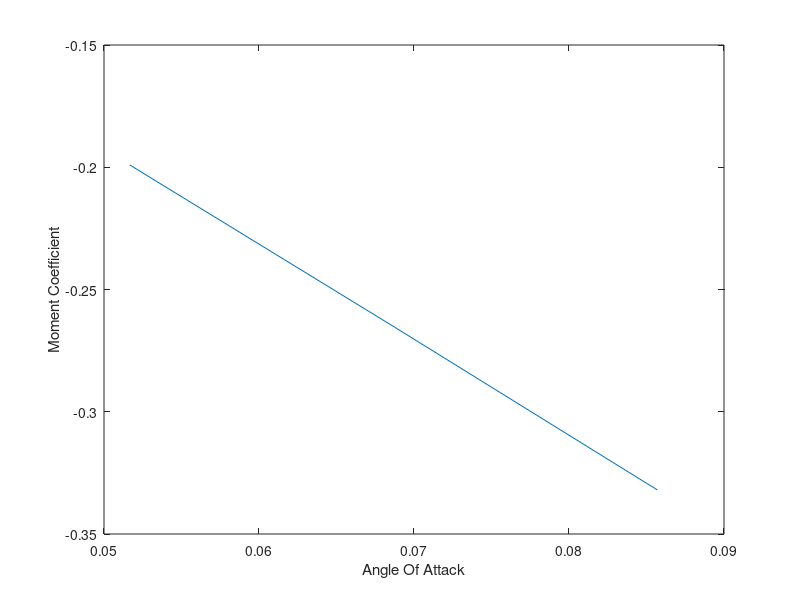
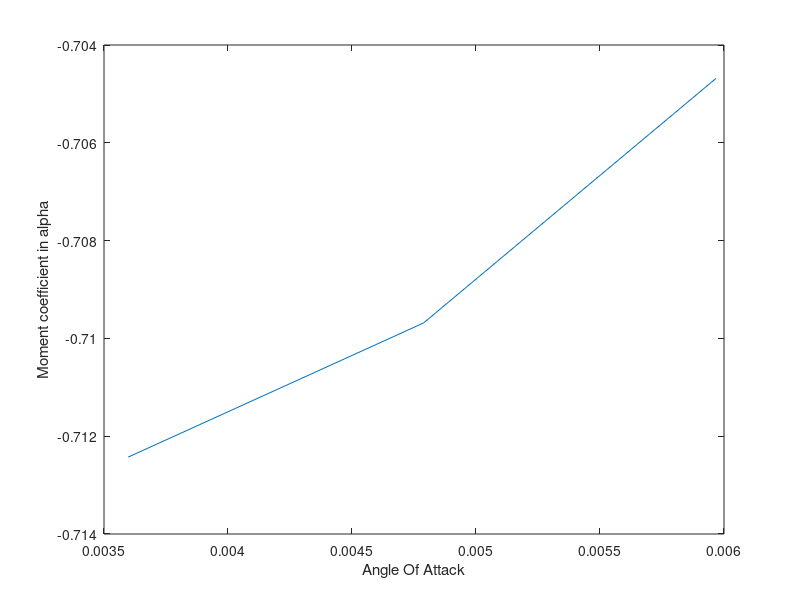

The MATLAB script that drew these images, in order:
%%%%%%%%%%%%%%%%%%%%%%%%%%%%%%%%%%%%%%%%%%%%%%%%%%%%%%%%%%%%%%%%%%%%%%%%%%%%%%%%%%%%%%%%%%
% UCLA Aerospace Engineering: Senior Design
% Stability and Control Cm_alpha Calcs
% Developed by Quang, February 2017
%%%%%%%%%%%%%%%%%%%%%%%%%%%%%%%%%%%%%%%%%%%%%%%%%%%%%%%%%%%%%%%%%%%%%%%%%%%%%%%%%%%%%%%%%%
close all; clear all; clc;

%% Febraury 11 : Updates, Prescott
% Added all values from initial CG estimates, given values in appendix B. 
% Assumed M = 0.8. 
% Made many assumptions stated in comments. 
% Initial values all look good with negative CM_cg slope and 17% stability
% margin. 

%% Calculations
%Define the constants
a_cruise        = 573.4;                    %good: Speed of sound at cruise alt. Nmi/hr                      %3D Lift slope of tail (equal to CL_alpha_w)
alpha_w_deg     = [2.96 3.94 4.91];         %vary: angle of attack of wing in degree
alpha_w         = alpha_w_deg.*pi/180;      %vary: angle of attack of wing
alpha_t         = alpha_w;                  %vary: angle of attack of tail
tau             = 0;                        %vary: correction of coefficient
k1_f            = .0591;                    %good: initial fineness ration of fuselage
k2_f            = .8943;                    %good: final fineness ratio of fuselage
k1_n            = .0985;                    %redo: initial fineness ration of nacelle
k2_n            = .8354;                    %redo: final fineness ratio of nacelle
CL_w            = [0.3 0.4 0.5];            %vary: Assume CL_0 to be small. 
CL_t            = [0.3 0.4 0.5];            %vary: Lift coefficient of tail
a_w             = CL_w./alpha_w;
a_t             = a_w;
x_cp            = 45;                       %good: 
CM_ac           = 0;                        %vary: Moment coefficient of aerodynamic center
                                            % Assume zero initially b/c
                                            % x_cp = x_ac. 
                                            % Typically between
                                            % .008-.025 [150B Text, pg. 254]
b               = 97.16;                    %good: wing span
c_w             = 14.36;                    %good: mean aerodynamic chord of wing
c_t             = 1.89;                     %good: chord of horizontal tail
S_w             = 1311.11;                  %good: Area of wing
Vh              = 1.0;                      %Tail Area Ratio: 1.0 initial estimate 
x_t             = 81;                       %good: Nose to tail leading edge initial estimate
x_t_MAC         = x_t+(1-0.8037)*c_t;       %good: Location of tail MAC. 
x_cg            = 46;                       %good: initial estimate from cg calcs. 
l_t             = x_t_MAC - x_cg;           %good: Distance between cg and tail MAC.
S_t             = Vh*S_w*c_w/(l_t);         %Area of horizontal tail
rho             = 0.0023769;                %good: Density of Air [slug/cubic ft]
pi              = 3.1412;                   %good: pi number
v_inf           = 0.8*a_cruise;             %good: velocity of the aircraft
q               = 0.5*rho*v_inf^2;          %good: air parameter
Vol_f           = pi*4.25^2*42.17;          %good: Volume of fuselage
Vol_n           = pi*4.25^2*29.9;           %need: Volume of nacelle
n_t             = 1;                        %tail efficiency
l_w             = 3.65;                     %distance from wing to CG : From CG Calcs. 
l_t             = l_t;             
l               = l_w + l_t;                %distance from wing to tail
n               = 1;                        %number of nacelle

%Calculate aerodynamic constants
A               = b^2/S_w;                          %Aspect ratio
epsilon         = (2* CL_w)*(1+tau)/(pi*A);         %downwash calculation
dev_epsilon     = (2* a_w)*(1+tau)/(pi*A);          %differitial of downwash

%Calculate stability of aircraft
M_f             = 2*q*(k2_f-k1_f)*Vol_f*alpha_w;    %Moment of fuselage
M_n             = 2*q*(k2_n-k1_n)*Vol_n*alpha_w;    %Moment of nacelle

%Total moment coefficient
CM_cg           = CL_w*(l_w/c_w) + CM_ac - CL_t*n_t*Vh + (M_f + 2*M_n)/(q*S_w*c_w);

%Differential of CM_cg with respect to alpha
CM_alpha        = (a_w + a_t.*(1 - dev_epsilon).*n_t.*(S_t./S_w)).*(l_w./c_w) - a_t.*(1-dev_epsilon).*n_t.*Vh + 2.*(k2_f - k1_f).*(Vol_f./(c_w.*S_w)) + 2.*n.*(k2_n - k1_n).*(Vol_n./(c_w.*S_w));

%Plotting the CM_cg and dev_CM_cg(CM_alpha)
figure (1);     %Plot CM_cg
plot (alpha_w,CM_cg);
xlabel('Angle Of Attack'); ylabel('Moment Coefficient'); 

figure (2);     %Plot CM_alpha
plot (alpha_w/c_w,CM_alpha);
xlabel('Angle Of Attack'); ylabel('Moment coefficient in alpha');


 











